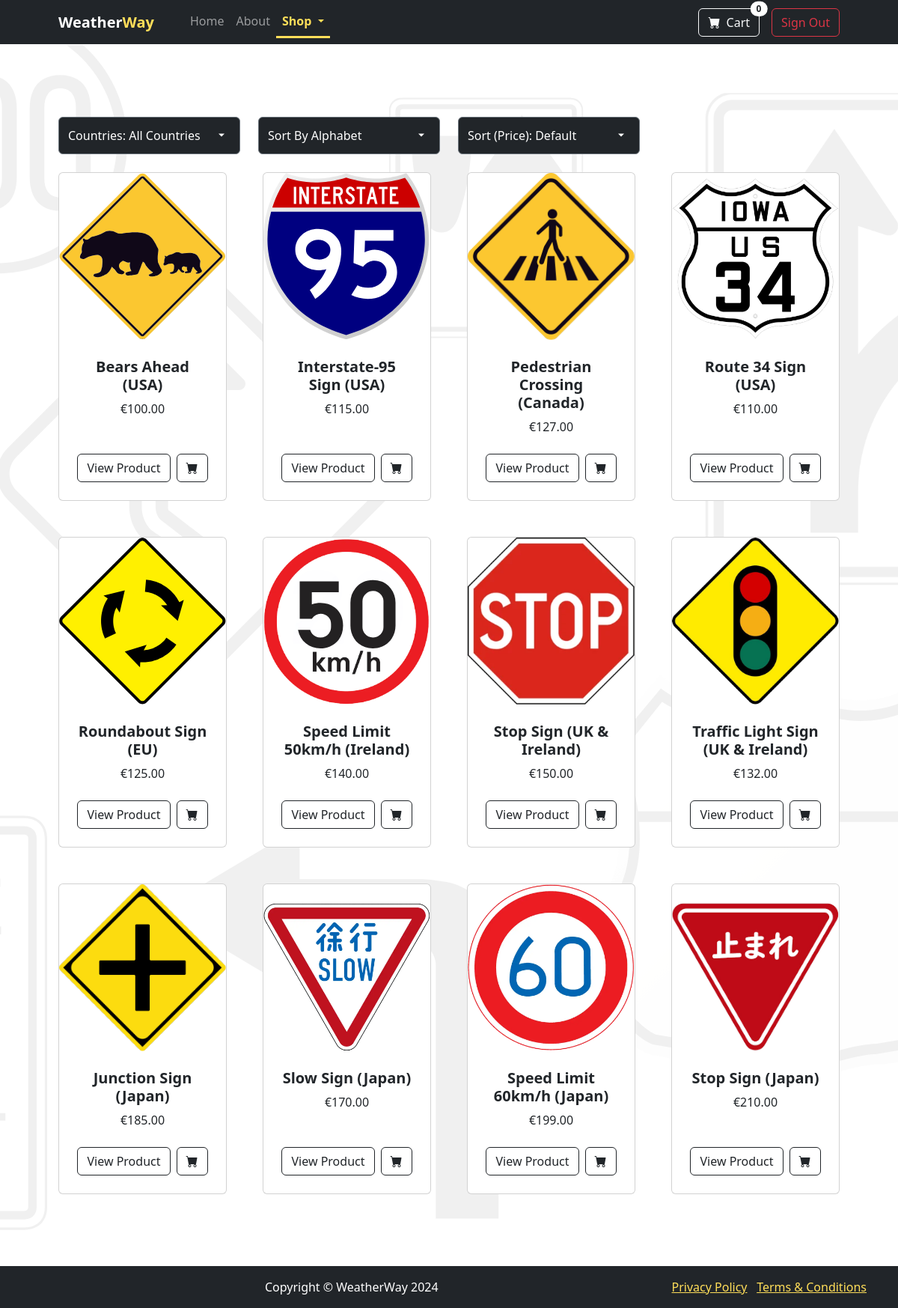
Screenshot of /all-products with the database file from the repository.
### model/models.py (models this page shows, shortened)
class Product(db.Model):
    id = db.Column(db.String(10), primary_key=True)
    name = db.Column(db.String(100), nullable=False)
    brand = db.Column(db.String(50), nullable=False)
    price = db.Column(db.Float(10000), nullable=False)
    coating = db.Column(db.String(50))
    materials = db.Column(db.String(100))
    embossing = db.Column(db.String(50))
    image_url = db.Column(db.String(200))
    description = db.Column(db.Text)
    country = db.Column(db.String(50), nullable=False)

### app.py (the view)
@app.route('/all-products', methods=['GET'])
def all_products():
    products = Product.query.all()
    countries = sorted(set(product.country for product in products))
    selected_country = request.args.get('country', '')
    selected_sort = request.args.get('sort', 'default')
    selected_price_sort = request.args.get('price_sort', 'default')
    if selected_country:
        products = Product.query.filter_by(country=selected_country).all()
    if selected_sort == 'a-z':
        products.sort(key=lambda x: x.name)
    elif selected_sort == 'z-a':
        products.sort(key=lambda x: x.name, reverse=True)
    if selected_price_sort == 'low-high':
        products.sort(key=lambda x: x.price)
    elif selected_price_sort == 'high-low':
        products.sort(key=lambda x: x.price, reverse=True)
    return render_template(
        'all-products.html',
        products=products,
        countries=countries,
        selected_country=selected_country,
        selected_sort=selected_sort,
        selected_price_sort=selected_price_sort
    )

### templates/all-products.html (shortened to what this page needs)
{% extends "base.html" %}
{% block content %}
<section class="py-5">
    <div class="container px-4 px-lg-5 mt-5">
        <form method="get" action="/all-products" class="mb-4">
            <div class="row gx-4">
                <div class="col-md-3 form-select-container" style="max-width: 18rem;">
                    <select name="country" class="form-select bg-dark text-white" onchange="this.form.submit()">
                        <option value="" {% if not selected_country %}selected{% endif %}>Countries: All Countries</option>
                    </select>
                </div>
                <div class="col-md-3 form-select-container" style="max-width: 18rem;">
                    <select name="sort" class="form-select bg-dark text-white" onchange="this.form.submit()">
                        <option value="default" {% if selected_sort == 'default' %}selected{% endif %}>Sort By Alphabet</option>
                    </select>
                </div>
                <div class="col-md-3 form-select-container" style="max-width: 18rem;">
                    <select name="price_sort" class="form-select bg-dark text-white" onchange="this.form.submit()">
                        <option value="default" {% if selected_price_sort == 'default' %}selected{% endif %}>Sort (Price): Default</option>
                    </select>
                </div>
            </div>
        </form>
        <div class="row gx-4 gx-lg-5 row-cols-1 row-cols-sm-2 row-cols-md-3 row-cols-lg-4 justify-content-center">
            {% for product in products %}
            <div class="col mb-5">
                <div class="card h-100">
                    <img class="card-img-top img-fluid" src="{{ url_for('static', filename=product.image_url) }}" alt="{{ product.name }}">
                    <div class="card-body p-4">
                        <div class="text-center">
                            <h5 class="fw-bolder">{{ product.name }}</h5>
                            €{{ "{:.2f}".format(product.price) }}
                        </div>
                    </div>
                    <div class="card-footer p-4 pt-0 border-top-0 bg-transparent">
                        <div class="d-flex justify-content-center">
                            <a class="btn btn-outline-dark mt-auto me-2" href="/product-details/{{ product.id }}">
                                View Product
                            </a>
                            <button class="btn btn-outline-dark flex-shrink-0" type="button" onclick="addToCart('{{ product.id }}')">
                                <i class="bi-cart-fill"></i>
                            </button>
                        </div>
                    </div>
                </div>
            </div>
            {% endfor %}
        </div>
    </div>
</section>
{% endblock %}

### templates/all-products.html (style rules this page uses)
.form-select { appearance: none; -webkit-appearance: none; -moz-appearance: none; background-color: #343a40; color: white; padding: 0.75rem; width: 100%; border: 1px solid #6c757d; position: relative; background-repeat: no-repeat; background-position: right 1rem center; background-size: 1rem; }

### rows the page displays
Product: image_url (picture), name "Bears Ahead (USA)", price "100.00"
Product: image_url (picture), name "Interstate-95 Sign (USA)", price "115.00"
Product: image_url (picture), name "Pedestrian Crossing (Canada)", price "127.00"
Product: image_url (picture), name "Route 34 Sign (USA)", price "110.00"
Product: image_url (picture), name "Roundabout Sign (EU)", price "125.00"
Product: image_url (picture), name "Speed Limit 50km/h (Ireland)", price "140.00"
Product: image_url (picture), name "Stop Sign (UK & Ireland)", price "150.00"
Product: image_url (picture), name "Traffic Light Sign (UK & Ireland)", price "132.00"
Product: image_url (picture), name "Junction Sign (Japan)", price "185.00"
Product: image_url (picture), name "Slow Sign (Japan)", price "170.00"
Product: image_url (picture), name "Speed Limit 60km/h (Japan)", price "199.00"
Product: image_url (picture), name "Stop Sign (Japan)", price "210.00"
